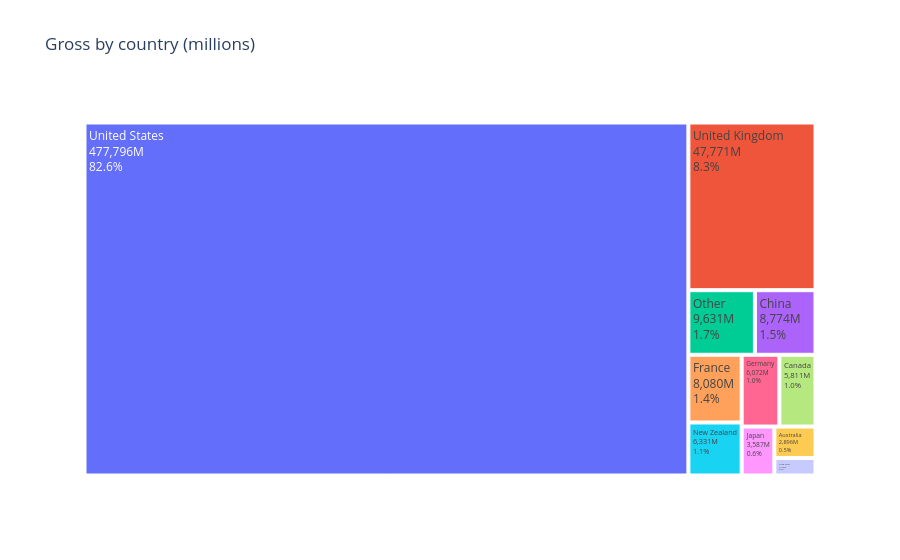

The cell this chart's notebook holds for it:
### Code cell
import plotly.express as px

tm = top10.reset_index()
tm.columns = ['country', 'gross']

fig = px.treemap(tm, path=['country'], values='gross', title='Gross by country (millions)')
fig.update_traces(texttemplate='%{label}<br>%{value:,.0f}M<br>%{percentRoot:.1%}')
fig.show()

### Figure 1 — Plotly figure (JSON) as saved in the notebook; plotly's stock layout.template omitted (floating-point values rounded to 4 significant figures)
{"data": [{"branchvalues": "total", "domain": {"x": [0, 1], "y": [0, 1]}, "hovertemplate": "labels=%{label}<br>gross=%{value}<br>parent=%{parent}<br>id=%{id}<extra></extra>", "ids": ["United States", "United Kingdom", "China", "France", "New Zealand", "Germany", "Canada", "Japan", "Australia", "Hong Kong", "Other"], "labels": ["United States", "United Kingdom", "China", "France", "New Zealand", "Germany", "Canada", "Japan", "Australia", "Hong Kong", "Other"], "name": "", "parents": ["", "", "", "", "", "", "", "", "", "", ""], "texttemplate": "%{label}<br>%{value:,.0f}M<br>%{percentRoot:.1%}", "type": "treemap", "values": [477800.0, 47770.0, 8774.0, 8080.0, 6331.0, 6072.0, 5811.0, 3587.0, 2896.0, 1618.0, 9631.0]}], "layout": {"legend": {"tracegroupgap": 0}, "title": {"text": "Gross by country (millions)"}}}
